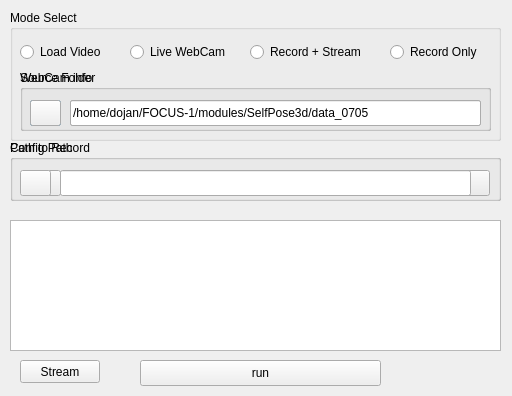
<?xml version="1.0" encoding="UTF-8"?>
<ui version="4.0">
 <class>Title</class>
 <widget class="QDialog" name="Title">
  <property name="geometry">
   <rect>
    <x>0</x>
    <y>0</y>
    <width>512</width>
    <height>396</height>
   </rect>
  </property>
  <property name="windowTitle">
   <string>Dialog</string>
  </property>
  <widget class="QGroupBox" name="Mode_Select">
   <property name="geometry">
    <rect>
     <x>10</x>
     <y>10</y>
     <width>491</width>
     <height>131</height>
    </rect>
   </property>
   <property name="title">
    <string>Mode Select</string>
   </property>
   <widget class="QRadioButton" name="radioButton">
    <property name="geometry">
     <rect>
      <x>10</x>
      <y>30</y>
      <width>96</width>
      <height>24</height>
     </rect>
    </property>
    <property name="text">
     <string>Load Video</string>
    </property>
   </widget>
   <widget class="QRadioButton" name="radioButton_2">
    <property name="geometry">
     <rect>
      <x>120</x>
      <y>30</y>
      <width>111</width>
      <height>24</height>
     </rect>
    </property>
    <property name="text">
     <string>Live WebCam</string>
    </property>
   </widget>
   <widget class="QRadioButton" name="radioButton_3">
    <property name="geometry">
     <rect>
      <x>240</x>
      <y>30</y>
      <width>131</width>
      <height>24</height>
     </rect>
    </property>
    <property name="text">
     <string>Record + Stream</string>
    </property>
   </widget>
   <widget class="QRadioButton" name="radioButton_4">
    <property name="geometry">
     <rect>
      <x>380</x>
      <y>30</y>
      <width>121</width>
      <height>24</height>
     </rect>
    </property>
    <property name="text">
     <string>Record Only</string>
    </property>
   </widget>
   <widget class="QGroupBox" name="Source_Folder">
    <property name="geometry">
     <rect>
      <x>10</x>
      <y>60</y>
      <width>471</width>
      <height>61</height>
     </rect>
    </property>
    <property name="title">
     <string>Source Folder</string>
    </property>
    <widget class="QLineEdit" name="folder_path">
     <property name="geometry">
      <rect>
       <x>50</x>
       <y>30</y>
       <width>411</width>
       <height>26</height>
      </rect>
     </property>
     <property name="text">
      <string>/home/dojan/FOCUS-1/modules/SelfPose3d/data_0705</string>
     </property>
    </widget>
    <widget class="QPushButton" name="folder_button">
     <property name="geometry">
      <rect>
       <x>10</x>
       <y>30</y>
       <width>31</width>
       <height>26</height>
      </rect>
     </property>
     <property name="text">
      <string/>
     </property>
     <property name="icon">
      <iconset theme="folder">
       <normaloff>../../../.designer/backup</normaloff>../../../.designer/backup</iconset>
     </property>
    </widget>
   </widget>
   <widget class="QGroupBox" name="WebCam_Source">
    <property name="geometry">
     <rect>
      <x>10</x>
      <y>60</y>
      <width>471</width>
      <height>61</height>
     </rect>
    </property>
    <property name="title">
     <string>WebCam info</string>
    </property>
    <widget class="QLineEdit" name="source_path">
     <property name="geometry">
      <rect>
       <x>50</x>
       <y>30</y>
       <width>411</width>
       <height>26</height>
      </rect>
     </property>
     <property name="text">
      <string>/home/dojan/FOCUS-1/modules/SelfPose3d/data_0705</string>
     </property>
    </widget>
    <widget class="QPushButton" name="source_button">
     <property name="geometry">
      <rect>
       <x>10</x>
       <y>30</y>
       <width>31</width>
       <height>26</height>
      </rect>
     </property>
     <property name="text">
      <string/>
     </property>
     <property name="icon">
      <iconset theme="folder">
       <normaloff>../../../.designer/backup</normaloff>../../../.designer/backup</iconset>
     </property>
    </widget>
   </widget>
  </widget>
  <widget class="QGroupBox" name="config_box">
   <property name="geometry">
    <rect>
     <x>10</x>
     <y>140</y>
     <width>491</width>
     <height>61</height>
    </rect>
   </property>
   <property name="title">
    <string>Config Path</string>
   </property>
   <widget class="QPushButton" name="folder_button_2">
    <property name="geometry">
     <rect>
      <x>20</x>
      <y>30</y>
      <width>31</width>
      <height>26</height>
     </rect>
    </property>
    <property name="text">
     <string/>
    </property>
    <property name="icon">
     <iconset theme="folder">
      <normaloff>../../../.designer/backup</normaloff>../../../.designer/backup</iconset>
    </property>
   </widget>
   <widget class="QLineEdit" name="config_path">
    <property name="geometry">
     <rect>
      <x>60</x>
      <y>30</y>
      <width>331</width>
      <height>26</height>
     </rect>
    </property>
    <property name="text">
     <string>/home/dojan/FOCUS-1/configs/focus.yaml</string>
    </property>
   </widget>
   <widget class="QPushButton" name="config_edit_button">
    <property name="geometry">
     <rect>
      <x>400</x>
      <y>30</y>
      <width>80</width>
      <height>26</height>
     </rect>
    </property>
    <property name="text">
     <string>Edit</string>
    </property>
   </widget>
  </widget>
  <widget class="QPushButton" name="run_button">
   <property name="geometry">
    <rect>
     <x>140</x>
     <y>360</y>
     <width>241</width>
     <height>26</height>
    </rect>
   </property>
   <property name="text">
    <string>run</string>
   </property>
  </widget>
  <widget class="QTextEdit" name="logTextEdit">
   <property name="geometry">
    <rect>
     <x>10</x>
     <y>220</y>
     <width>491</width>
     <height>131</height>
    </rect>
   </property>
  </widget>
  <widget class="QPushButton" name="streamButton">
   <property name="geometry">
    <rect>
     <x>20</x>
     <y>360</y>
     <width>80</width>
     <height>23</height>
    </rect>
   </property>
   <property name="text">
    <string>Stream</string>
   </property>
  </widget>
  <widget class="QGroupBox" name="Mode_Record">
   <property name="geometry">
    <rect>
     <x>10</x>
     <y>140</y>
     <width>491</width>
     <height>61</height>
    </rect>
   </property>
   <property name="title">
    <string>Path to Record</string>
   </property>
   <widget class="QLineEdit" name="record_path">
    <property name="geometry">
     <rect>
      <x>50</x>
      <y>30</y>
      <width>411</width>
      <height>26</height>
     </rect>
    </property>
    <property name="text">
     <string/>
    </property>
   </widget>
   <widget class="QPushButton" name="source_button_3">
    <property name="geometry">
     <rect>
      <x>10</x>
      <y>30</y>
      <width>31</width>
      <height>26</height>
     </rect>
    </property>
    <property name="text">
     <string/>
    </property>
    <property name="icon">
     <iconset theme="folder">
      <normaloff>../../../.designer/backup</normaloff>../../../.designer/backup</iconset>
    </property>
   </widget>
  </widget>
 </widget>
 <resources/>
 <connections/>
</ui>
